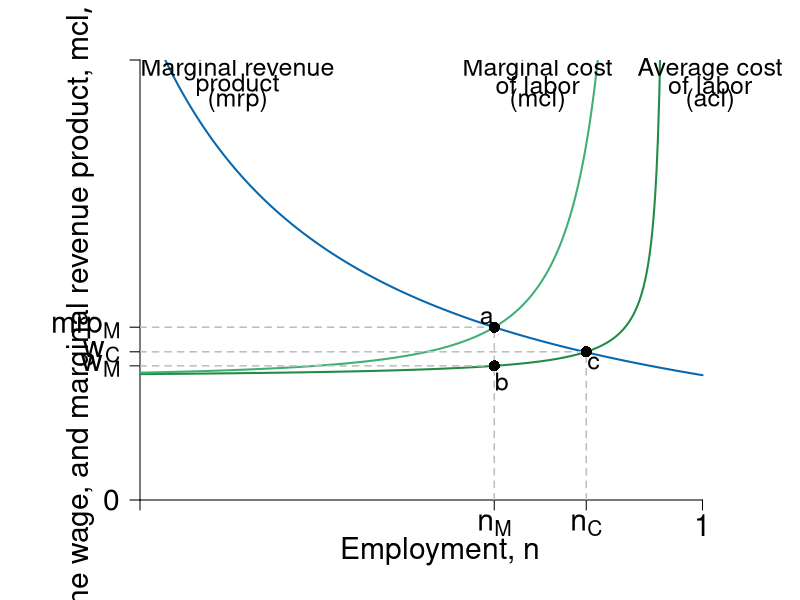
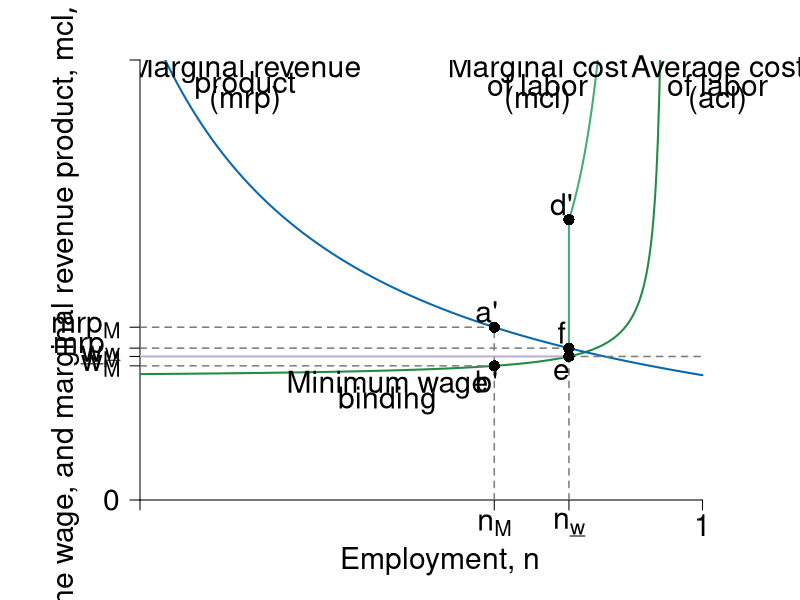
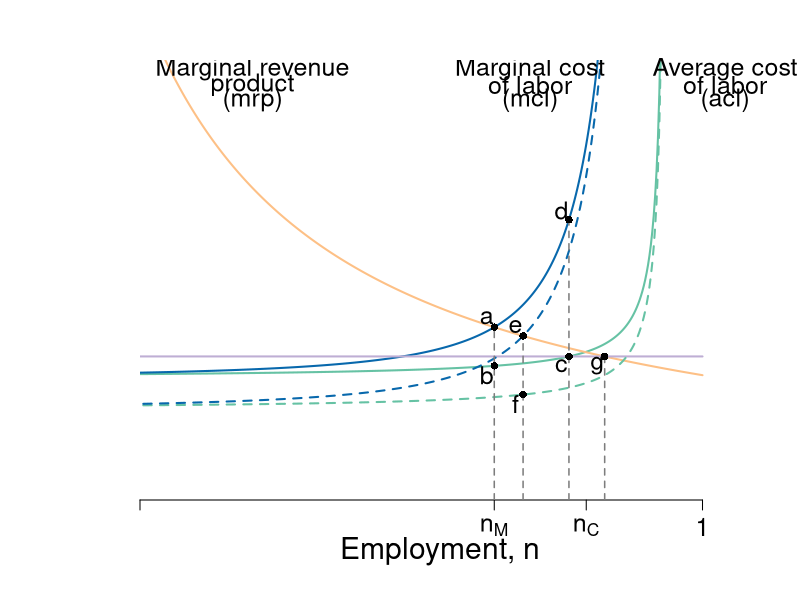

These figures' R source, in order:
require(shape, rootSolve)

#define functions
Delta <- function(n,v=0.05){
  1-v*n / (1-n)
}

ACL <- function(n, a = 1, tau = 0.5, v = 0.05, b = 2, s = 0) {
  a / ( tau * Delta(n,v) ) + b - s
}


MCL <- function(n,a=1,tau = 0.5 , v = 0.05, b = 2, s= 0) {
  d_Delta <- function(n,v= 0.05){
    -v/(1-n)^2
  }
  d_ACL <- function(n,a=1,tau = 0.5 , v = 0.05, b = 2, s= 0){
    - a*d_Delta(n,v) / (tau * Delta(n,v)^2)
  }
  ACL(n,a,tau,v,b,s) + n * d_ACL(n, a,tau, v, b, s)
}

MRP<-function(n){
  4/n
}
# solve the level of employment in different setting.
employment <- function(a=1,tau = 0.5 , v = 0.05, b = 2, s = 0, min = FALSE){
  ## return the employment level
  ## The four cases: 
  ## No EITC, no min wage:  employment()
  ## No EITC, min = 4.6: employment(min =  4.6)
  ## EITC, no min wage: employment(s=1)
  ## EITC, min = 4.6: employment(min = 4.6, s = 1)
  nmax <- 1/(1+v)-0.001
  if (min == FALSE){
    n <- uniroot(MRP_eq_MCL(n,a,tau,v,b,s),c(0.0001,nmax))$root
  } else{
    n1 <- uniroot(MRP_eq_min(n, min),c(0.0001,nmax))$root
    n2 <- uniroot(ACL_eq_min(n, a, tau, v, b, s, min),c(0.0001,nmax))$root
    n <- min(n1,n2)
  }
  return(n)
}

MRP_eq_MCL <- function(n,a=1,tau = 0.5 , v = 0.05, b = 2, s = 0){
  equation <- function(n){
    MRP(n) - MCL(n,a,tau,v, b, s)
  }
}
ACL_eq_min <- function(n, a = 1, tau = 0.5, v = 0.05, b = 2, s = 0, min = 4.6){
  equation<-function(n){
    ACL(n,a,tau,v,b,s)-min
  }
}
MRP_eq_min <- function(n,min=4.6){
  equation <- function(n){
    MRP(n) - min
  }
}
Min <- function(n, min = 4.6){
  min*n/n
}

#Set parameters for graphics
axislabelsize <- 1.8
labelsize <- 1.5
namesize <- 1.8
annotatesize <- 1.5
graphlinewidth <- 2
segmentlinewidth <- 1.5

COL <- c("#7fc97f", "#beaed4", "#fdc086", "#ffff99", "#386cb0", "#f0027f", "#bf5b17", "#666666")
COLA <- c("#e0f3db", "#99d8c9","#66c2a4","#41ae76", "#238b45", "#005824")
COLB <- c("#4eb3d3", "#2b8cbe", "#0868ac","#084081")
grays <- gray.colors(25, start = 1, end = 0)


ylims <- c(0, 14.1)
xlims <- c(0.25, 1.05)
npts <- 501
x <- seq(xlims[1], xlims[2], length.out = npts)
y <- seq(ylims[1], ylims[2], length.out = npts) 

# ----
# first plot: competitive vs monopsony
pdf(file = "employment/monopsony_minwage1.pdf", width = 12, height = 10)
par(mar =  c(5, 7, 3, 3))

#Notice the plot starts at x = 0.2 not 0
plot(xlims[1], 0, xlim = xlims, ylim = ylims, type = "n",
     xlab = expression(paste("")),
     ylab = expression(paste("")), 
     xaxt = "n", 
     yaxt = "n", 
     cex.lab = axislabelsize, 
     bty = "n", 
     xaxs="i", 
     yaxs="i"
)

# ticksx <- seq(from = 0, to = xlims[2], by = 0.2)
# xlabels <- seq(from = 0, to = xlims[2], by = 0.2)
# ticksy <- seq(from = 0, to = ylims[2], by = 2)
# ylabels <- seq(from = 0, to = ylims[2], by = 2)

ticksx <- c(xlims[1], employment(), 0.845, 1)
xlabels <- c(NA, expression(paste(n[M])), expression(paste(n[C])), 1)
ticksy <- c(ylims[1], ACL(employment()), ACL(0.845), MCL(employment()), ylims[2])
ylabels <- c(0, expression(paste(w[M])), expression(paste(w[C])), expression(paste("mrp"["M"])), NA)

axis(1, at = ticksx, pos = 0, labels = xlabels, cex.axis = axislabelsize)
axis(2, at = ticksy, pos = xlims[1], labels = ylabels, las = 1, cex.axis = axislabelsize)

npts <- 500 
xx1 <- seq(0.01, 0.95, length.out = npts)
xx2 <- seq(0, 1, length.out = 600)

#Draw the graphs
lines(xx1, ACL(xx1), col = COLA[5], lwd  = graphlinewidth)
lines(xx1, MCL(xx1), col = COLA[4], lwd = graphlinewidth)
lines(xx2, MRP(xx2), col = COLB[3], lwd = graphlinewidth)
#lines(xx2, Min(xx2, 4), col = COL[2],lwd = graphlinewidth)
#lines(xx1, Min(xx1), col = COL[6], lwd = graphlinewidth)
# with s=1
## lines(xx1, ACL(xx1, s = 1), col = COLA[3], lwd = graphlinewidth, lty= 3)
## lines(xx1, MCL(xx1, s = 1), col = COLB[1], lwd = graphlinewidth,lty = 3)

#Axis labels
mtext(expression(paste("Employment, ", n)), side = 1, line = 2.5, cex = axislabelsize)
text(0.17, 0.5*ylims[2], expression(paste("Costs, the wage, and marginal revenue product, ", list(mcl, acl, w, mrp) )), xpd = TRUE, cex = axislabelsize, srt = 90) 


#add segments
segments(0, ACL(employment()), employment(), ACL(employment()), lty = 2, col = "gray", lwd = segmentlinewidth)
segments(employment(), 0, employment(), MRP(employment()), lty = 2, col = "gray", lwd = segmentlinewidth)

segments(0, ACL(0.845), 0.845, ACL(0.845), lty = 2, col = "gray", lwd = segmentlinewidth)
segments(0.845, 0, 0.845, ACL(0.845), lty = 2, col = "gray", lwd = segmentlinewidth)

segments(0, MCL(employment()), employment(), MCL(employment()), lty = 2, col = "gray", lwd = segmentlinewidth)
## add points

points(employment(), ACL(employment()), pch = 16, col = "black", cex = 1.5)
points(employment(), MRP(employment()), pch = 16, col = "black", cex = 1.5)
points(0.845, ACL(0.845), pch = 16, col = "black", cex = 1.5)

# label points
text(employment() + 0.01, ACL(employment()) - 0.5 , "b", cex = labelsize)
text(employment() - 0.01, MCL(employment()) + 0.3 , "a", cex = labelsize)
text(0.845 + 0.01, ACL(0.85) - 0.4, "c", cex = labelsize)


# add labels to graphs
#text(1.03, 14.3, "Monopsony", cex = axislabelsize, xpd = TRUE)
text(1.01, 13.8, "Average cost", cex = labelsize, xpd = TRUE)
text(1.01, 13.3, "of labor", cex = labelsize, xpd = TRUE)
text(1.01, 12.8, "(acl)", cex = labelsize, xpd = TRUE)

#text(0.77, 14.3, "Monopsony", cex = axislabelsize, xpd = TRUE)
text(0.78, 13.8, "Marginal cost", cex = labelsize)
text(0.78, 13.3, "of labor", cex = labelsize)
text(0.78, 12.8, "(mcl)", cex = labelsize)

text(0.38, 13.8, "Marginal revenue", cex = labelsize)
text(0.38, 13.3, "product", cex = labelsize)
text(0.38, 12.8, "(mrp)", cex = labelsize)

#text(0.58, ACL(0.85) - 1.1, "Minimum wage", cex = axislabelsize)
#text(0.58, ACL(0.85) - 1.6, "not binding", cex = axislabelsize)

# text(0.85, 3.7, "Competitive", cex = axislabelsize)
# text(0.85, 3.2, "Marginal cost", cex = axislabelsize)
# text(0.85, 2.7, "of labor", cex = axislabelsize)
# text(0.85, 2.2, expression(paste( (mcl[C]) )), cex = axislabelsize)



dev.off()
# ----
# second plot:  monopsony and minwage
pdf(file = "employment/monopsony_minwage2.pdf", width = 12, height = 10)
par(mar =  c(5, 7, 3, 3))


plot(xlims[1], 0, xlim = xlims, ylim = ylims, type = "n",
     xlab = expression(paste("")),
     ylab = expression(paste("")), 
     xaxt = "n", 
     yaxt = "n", 
     cex.lab = axislabelsize, 
     bty = "n", 
     xaxs="i", 
     yaxs="i"
)

ticksx2 <- c(xlims[1], employment(), employment(min = 4.6), 1)
xlabels2 <- c(NA, expression(paste(n[M])), expression(paste(n[underline("w")])), 1)
ticksy2 <- c(ylims[1], ACL(employment()), ACL(employment(min = 4.6)), MRP(employment(min = 4.6)), MCL(employment()), ylims[2])
ylabels2 <- c(0, expression(paste("w"["M"])),expression(paste(underline("w")["M"])), expression(paste("mrp"[underline("w")])), expression(paste("mrp"["M"])), NA)

#Axis Lines
axis(1, at = ticksx2, pos = 0, labels = xlabels2, las = 1, cex.axis = axislabelsize)
#axis(2, at = ticksy, pos = 0, labels = ylabels, las = 1)
axis(2, at = ticksy2, pos = xlims[1], labels = ylabels2, las = 1, cex.axis = axislabelsize)


xx3 <- seq(employment(min = 4.6), 0.95, length.out = npts)

#Draw the graphs
lines(xx1, ACL(xx1), col = COLA[5], lwd  = graphlinewidth)
lines(xx3, MCL(xx3), col = COLA[4], lwd = graphlinewidth)
lines(xx2, MRP(xx2), col = COLB[3], lwd = graphlinewidth)
# lines(xx2, Min(xx2), col = COL[2],lwd = graphlinewidth)

#Axis labels
mtext(expression(paste("Employment, ", n)), side = 1, line = 3, cex = axislabelsize)
# text(-0.1, 0.5*ylims[2], expression(paste("Marginal revenue and marginal cost, ", list(mrp, mcl) )), xpd = TRUE, cex = axislabelsize, srt = 90) 
text(0.15, 0.5*ylims[2], expression(paste("Costs, the wage, and marginal revenue product, ", list(mcl, acl, w, mrp) )), xpd = TRUE, cex = axislabelsize, srt = 90) 


#add segments
segments(employment(), 0, employment(), MRP(employment()), lty = 2, col = grays[20], lwd = segmentlinewidth)
segments(employment(min = 4.6), 0, employment(min =  4.6), MCL(employment(min = 4.6)), lty = 2, col = grays[20], lwd = segmentlinewidth)
segments(0, MCL(employment()), employment(), MCL(employment()), lty = 2, col = grays[20], lwd = segmentlinewidth)
segments(0, MRP(employment(min = 4.6)), employment(min = 4.6), MRP(employment(min = 4.6)), lty = 2, col = grays[20], lwd = segmentlinewidth)
segments(0, ACL(employment()), employment(), ACL(employment()), lty = 2, col = grays[20], lwd = segmentlinewidth)
segments(employment(min = 4.6), ACL(employment(min = 4.6)), employment(min = 4.6), MCL(employment(min =  4.6)), lty = 1, col = COLA[4], lwd = graphlinewidth)

segments(0, ACL(employment(min = 4.6)), employment(min = 4.6), ACL(employment(min = 4.6)), col = COL[2],lwd = graphlinewidth)
segments(employment(min = 4.6), ACL(employment(min = 4.6)), 1, ACL(employment(min = 4.6)), lty = 2, col = grays[20], lwd = segmentlinewidth)


# add points
points(employment(), ACL(employment()), pch = 16, col = "black", cex = 1.5)
points(employment(), MRP(employment()), pch = 16, col = "black", cex = 1.5)
points(employment(min=4.6), MCL(employment(min=4.6)), pch = 16, col = "black", cex = 1.5)
points(employment(min=4.6), Min(employment(min=4.6)), pch = 16, col = "black", cex = 1.5)
points(employment(min = 4.6), MRP(employment(min = 4.6)), pch = 16, col = "black", cex = 1.5)

# add labels
text(1.02, 13.8, "Average cost", cex = axislabelsize, xpd = TRUE)
text(1.02, 13.3, "of labor", cex = axislabelsize, xpd = TRUE)
text(1.02, 12.8, "(acl)", cex = axislabelsize, xpd = TRUE)

text(0.78, 13.8, "Marginal cost", cex = axislabelsize)
text(0.78, 13.3, "of labor", cex = axislabelsize)
text(0.78, 12.8, "(mcl)", cex = axislabelsize)

text(0.39, 13.8, "Marginal revenue", cex = axislabelsize)
text(0.39, 13.3, "product", cex = axislabelsize)
text(0.39, 12.8, "(mrp)", cex = axislabelsize)

text(employment()-0.01,ACL(employment())-0.5 , "b'", cex = axislabelsize)
text(employment()-0.01,MCL(employment())+0.5 , "a'", cex = axislabelsize)
text(employment(min = 4.6)-0.01,ACL(employment(min = 4.6))-0.5 , "e", cex = axislabelsize)
text(employment(min = 4.6)-0.01,MCL(employment(min =  4.6))+0.5 , "d'", cex = axislabelsize)
text(employment(min = 4.6)-0.01, MRP(employment(min = 4.6))+0.5, "f", cex = axislabelsize)

text(0.58, ACL(0.85) - 1.1, "Minimum wage", cex = axislabelsize)
text(0.58, ACL(0.85) - 1.6, "binding", cex = axislabelsize)

dev.off()
# ----
# third plot:  monopsony, minwage and EITC
pdf(file = "employment/monopsony_minwage3.pdf", width = 15, height = 12)
par(mar =  c(5, 7, 3, 3))

plot(0, 0, xlim = xlims, ylim = ylims, type = "n",
     xlab = expression(paste("")),
     ylab = expression(paste("")), 
     xaxt = "n", 
     yaxt = "n", 
     cex.lab = axislabelsize, 
     bty = "n", 
     xaxs="i", 
     yaxs="i"
)


axis(1, at = ticksx, pos = 0, labels = xlabels, cex.axis = labelsize)
axis(2, at = ticksy, pos = 0, labels = ylabels, las = 1,cex.axis = labelsize)

#Draw the graphs
lines(xx1, ACL(xx1), col = COLA[3], lwd  = graphlinewidth)
lines(xx1, MCL(xx1), col = COLB[3], lwd = graphlinewidth)
lines(xx2, MRP(xx2), col = COL[3], lwd = graphlinewidth)
lines(xx2,Min(xx2), col = COL[2],lwd = graphlinewidth)
# with s=1
lines(xx1, ACL(xx1, s = 1), col = COLA[3], lwd = graphlinewidth, lty= 2)
lines(xx1, MCL(xx1, s = 1), col = COLB[3], lwd = graphlinewidth,lty = 2)

#Axis labels
mtext(expression(paste("Employment, ", n)), side = 1, line = 2.5, cex = axislabelsize)
text(-0.1, 0.5*ylims[2], expression(paste("Marginal cost, average cost, and marginal revenue product, ", list(mcl, acl, mrp) )), xpd = TRUE, cex = axislabelsize, srt = 90) 


#add segments
segments(employment(), 0, employment(), MRP(employment()), lty = 2, col = grays[20], lwd = segmentlinewidth)
segments(employment(min = 4.6), 0, employment(min =  4.6), MCL(employment(min = 4.6)), lty = 2, col = grays[20], lwd = segmentlinewidth)
segments(employment(min = 4.6, s=1), 0, employment(min =  4.6, s=1), MRP(employment(min = 4.6, s= 1)), lty = 2, col = grays[20], lwd = segmentlinewidth)
segments(employment(s=1), 0, employment(s=1), MRP(employment(s= 1)), lty = 2, col = grays[20], lwd = segmentlinewidth)
## add points

points(employment(), ACL(employment()), pch = 16, col = "black", cex = 1)
points(employment(), MRP(employment()), pch = 16, col = "black", cex = 1)
points(employment(min=4.6), MCL(employment(min=4.6)), pch = 16, col = "black", cex = 1)
points(employment(min=4.6), Min(employment(min=4.6)), pch = 16, col = "black", cex = 1)
#with s=1
points(employment(s=1), ACL(s=1,employment(s=1)), pch = 16, col = "black", cex = 1)
points(employment(s=1), MRP(employment(s=1)), pch = 16, col = "black", cex = 1)
points(employment(min=4.6,s=1), MCL(s=1,employment(min=4.6,s=1)), pch = 16, col = "black", cex = 1)
points(employment(min=4.6,s=1), Min(employment(min=4.6,s=1)), pch = 16, col = "black", cex = 1)

# add labels
text(1.03, 13.8, "Average cost", cex = labelsize, xpd = TRUE)
text(1.03, 13.3, "of labor", cex = labelsize, xpd = TRUE)
text(1.03, 12.8, "(acl)", cex = labelsize, xpd = TRUE)

text(0.77, 13.8, "Marginal cost", cex = labelsize)
text(0.77, 13.3, "of labor", cex = labelsize)
text(0.77, 12.8, "(mcl)", cex = labelsize)

text(0.4, 13.8, "Marginal revenue", cex = labelsize)
text(0.4, 13.3, "product", cex = labelsize)
text(0.4, 12.8, "(mrp)", cex = labelsize)

text(employment()-0.01,ACL(employment())-0.3 , "b", cex = labelsize)
text(employment()-0.01,MCL(employment())+0.3 , "a", cex = labelsize)
text(employment(min = 4.6)-0.01,ACL(employment(min = 4.6))-0.3 , "c", cex = labelsize)
text(employment(min = 4.6)-0.01,MCL(employment(min =  4.6))+0.3 , "d", cex = labelsize)
text(employment(s=1)-0.01,ACL(s=1,employment(s=1))-0.3 , "f", cex = labelsize)
text(employment(s=1)-0.01,MCL(employment(s=1),s=1)+0.3 , "e", cex = labelsize)
text(employment(s=1, min = 4.6)-0.01,4.6-0.3 , "g", cex = labelsize)
dev.off()
